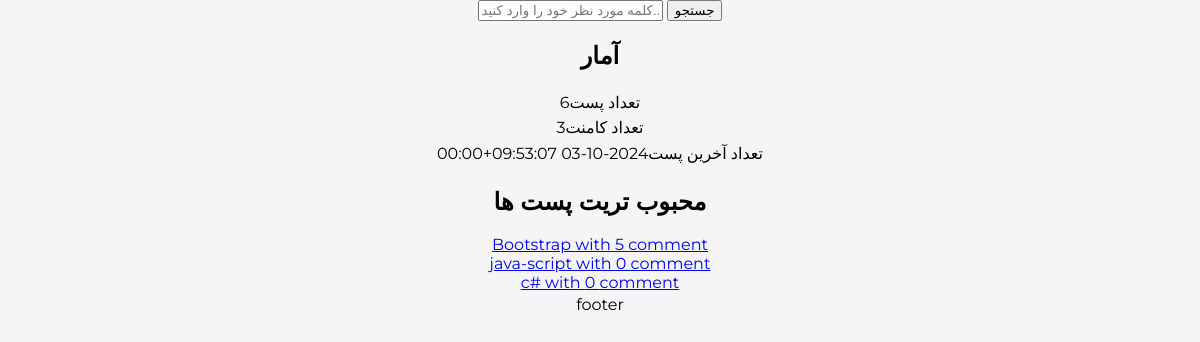
The page / on the database its author committed.
### bloog/models.py (models this page shows, shortened)
class Post(models.Model):
    class Status(models.TextChoices):
        DRAFT='DR','DRAFT'
        PUBLISHED='PB','PUBLISHED'
        REGECTED='RG','REGECTED'
    title = models.CharField(max_length=20,verbose_name='عنوان')
    description = models.TextField(verbose_name='توضیحات')
    slug = models.SlugField(max_length=100,verbose_name='اسلاگ')
    status=models.CharField(max_length=2,choices=Status.choices,default=Status.DRAFT,verbose_name='وضعیت')
    author=models.ForeignKey(User, on_delete=models.CASCADE,related_name="user_post",verbose_name='نویسنده')
    publish = models.DateTimeField(default=timezone.now,verbose_name='تاریخ انتشار')
    create = models.DateTimeField(auto_now_add=True,verbose_name='ناریخ تولید')
    update = models.DateTimeField(auto_now=True,verbose_name='تاریخ بروزرسانی')
    objects = models.Manager()
    published = publishedManager()
    reading_time=models.PositiveIntegerField(verbose_name='زمان مطالعه',default='14')
    class Meta:
        ordering = ['-publish']
        indexes=[
            models.Index(fields=['-publish'])
        ]
        verbose_name_plural="پست ها"

### bloog/views.py (the view)
# urls.py: path('',index,name='index'),
def index(request):
    return render(request,'blog/index.html')

### bloog/models.py (called while the page is built)
    def get_queryset(self):
        return super().get_queryset().filter(status=Post.Status.PUBLISHED)

### bloog/templatetags/blog_tags.py (called while the page is built)
@register.simple_tag()
def total_posts():
    return Post.published.count()

@register.simple_tag()
def total_comment():
    return Comment.objects.filter(active=True).count()

@register.simple_tag()
def last_post():
    return Post.published.last().publish

@register.simple_tag()
def popular_post(count=3):
    p=Post.published.annotate(comment_count=Count('comments')).order_by('-comment_count')[:count]
    return p

### bloog/templates/blog/index.html (shortened to what this page needs)
{% extends 'parent/base.html' %}
{%load blog_tags%}
{% block content %}
<h2>آمار</h2>
<p>تعداد پست{% total_posts %}</p>
<p>تعداد کامنت{% total_comment %}</p>
<p>تعداد آخرین پست{% last_post %}</p>
<h2>محبوب تریت پست ها</h2>
{%  popular_post as pop_posts %}
{% for post in pop_posts %}
            <a href="{post.get_absolute_url}" >{{ post.title }} with {{post.comment_count}} comment</a>
            <br>
{% endfor%}
{% endblock %}

### bloog/static/css/base.css (style rules this page uses)
* { box-sizing: border-box; }
body { text-align: center; --h: 182deg; --l: 35%; --brandColor: hsl(var(--h), 71%, var(--l)); font-family: Montserrat, sans-serif; margin: 0; background-color: whitesmoke; }
p { margin: 0; line-height: 1.6; }

### rows shown on the page
Post: publish "2024-10-03 09:53:07+00:00", title "java-script", comment_count "0"
Post: title "Bootstrap", comment_count "5"
Post: title "c#", comment_count "0"
